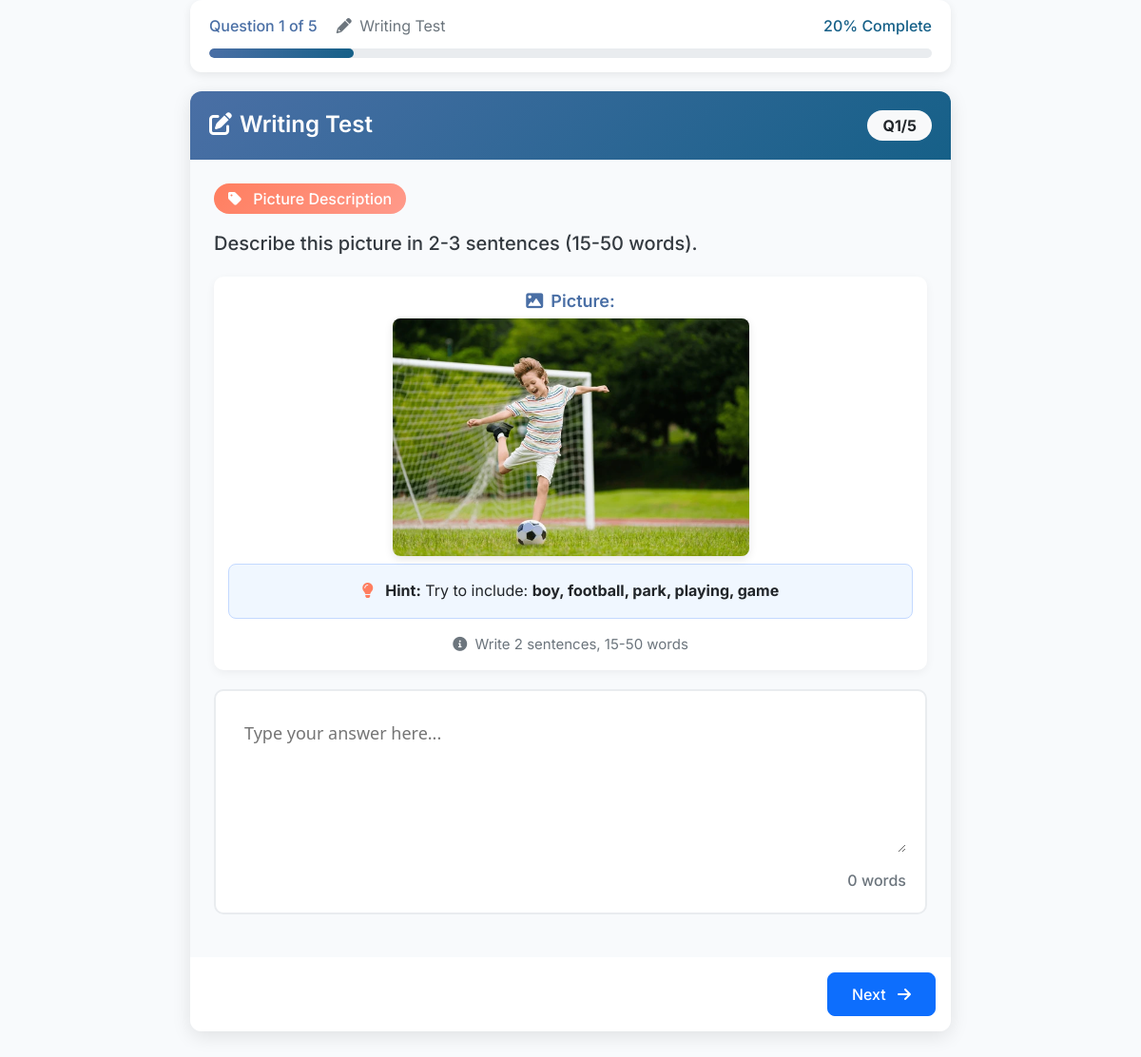
Page /writing/test/2/question/1/ (signed in) on the committed database.
### writing/models.py (models this page shows, shortened)
class WritingQuestion(models.Model):
    QUESTION_TYPES = [
        ('picture_description', 'Picture Description'),
        ('tense_change', 'Tense Change'),
        ('article_complete', 'Article Completion'),
        ('dictation', 'Dictation'),
        ('grammar_correction', 'Grammar Correction'),
    ]
    test = models.ForeignKey(WritingTest, on_delete=models.CASCADE, related_name='questions')
    order = models.IntegerField(default=1)
    question_type = models.CharField(max_length=50, choices=QUESTION_TYPES)
    prompt = models.TextField()
    correct_answer = models.TextField(help_text="Main correct answer for auto-checking")
    acceptable_answers = models.JSONField(default=list, blank=True, help_text="List of other acceptable answers in JSON format")
    explanation = models.TextField(blank=True)
    picture_filename = models.CharField(max_length=200, blank=True, help_text="Name of image file in static folder")
    required_keywords = models.JSONField(default=list, blank=True, help_text="Keywords that should be present")
    min_sentences = models.IntegerField(default=2)
    min_words = models.IntegerField(default=15)
    max_words = models.IntegerField(default=50)
    audio_filename = models.CharField(max_length=200, blank=True, help_text="Name of audio file for dictation")

### writing/views.py (the view)
# urls.py: path('test/<int:test_id>/question/<int:question_number>/', views.writing_question, name='writing_question'),
@login_required
@pretest_access_required('writing')
def writing_question(request, test_id, question_number):
    test = get_object_or_404(WritingTest, id=test_id, is_active=True)
    try:
        question = WritingQuestion.objects.get(test=test, order=question_number)
    except WritingQuestion.DoesNotExist:
        return redirect('writing:writing_test_home', test_id=test.id)
    total_questions = test.questions.count()
    session_key = get_session_key(request)
    previous_response = WritingResponse.objects.filter(
        session_key=session_key,
        question=question
    ).first()
    next_question = question_number + 1 if question_number < total_questions else None
    prev_question = question_number - 1 if question_number > 1 else None
    progress_percentage = int((question_number / total_questions) * 100)
    context = {
        'test': test,
        'question': question,
        'question_number': question_number,
        'total_questions': total_questions,
        'progress_percentage': progress_percentage,
        'next_question': next_question,
        'prev_question': prev_question,
        'previous_answer': previous_response.user_answer if previous_response else '',
    }
    return render(request, 'writing/writing_question.html', context)

### home_page/context_processors.py (called while the page is built)
def user_profile_context(request):
    context = {
        'user_logged_in': request.user.is_authenticated,
        'pretest_completed': False,
        'user_profile': None,
    }
    if request.user.is_authenticated:
        try:
            profile = StudentProfile.objects.get(user=request.user)
            context['user_profile'] = profile
            context['pretest_completed'] = profile.pretest_completed
        except StudentProfile.DoesNotExist:
            profile = StudentProfile.objects.create(user=request.user)
            context['user_profile'] = profile
            context['pretest_completed'] = False
    return context

### writing/views.py (called while the page is built)
def get_session_key(request):
    if not request.session.session_key:
        request.session.create()
    return request.session.session_key

### writing/templates/writing/writing_question.html (shortened to what this page needs)
{% extends 'writing/base.html' %}
{% load static %}
{% block content %}
<div class="writing-container">
    <div class="progress-container">
        <div class="d-flex justify-content-between align-items-center">
            <div>
                <span class="progress-text" style="color: #4a6fa5;">
                    Question {{ question_number }} of {{ total_questions }}
                </span>
                <span class="text-muted ms-3">
                    <i class="fas fa-pencil-alt me-1"></i>
                    Writing Test
                </span>
            </div>
            <span class="progress-text" style="color: #166088;">
                {{ progress_percentage }}% Complete
            </span>
        </div>
        <div class="progress">
            <div class="progress-bar" role="progressbar"
                 style="width: {{ progress_percentage }}%"
                 aria-valuenow="{{ progress_percentage }}"
                 aria-valuemin="0"
                 aria-valuemax="100">
            </div>
        </div>
    </div>
    <div class="question-card">
        <div class="question-header">
            <div class="d-flex justify-content-between align-items-center">
                <h3 class="mb-0">
                    <i class="fas fa-edit me-2"></i>Writing Test
                </h3>
                <div class="badge bg-light text-dark px-3 py-2 rounded-pill">
                    Q{{ question_number }}/{{ total_questions }}
                </div>
            </div>
        </div>
        <div class="question-body">
            <div class="mb-3">
                <span class="question-type-badge badge"
                      style="background: linear-gradient(135deg, #ff7e5f, #ff9a8b); color: white;">
                    <i class="fas fa-tag me-2"></i>
                    {{ question.get_question_type_display }}
                </span>
            </div>
            <div class="mb-3">
                <div class="question-prompt">
                    {{ question.prompt|linebreaks }}
                </div>
            </div>
            {% if question.question_type == 'picture_description' and question.picture_filename %}
            <div class="image-container">
                <h5 class="mb-2" style="color: #4a6fa5;">
                    <i class="fas fa-image me-2"></i>Picture:
                </h5>
                <img src="{% static 'writing/images/' %}{{ question.picture_filename }}"
                     alt="Description picture" class="writing-image">
                {% if question.required_keywords %}
                <div class="hint-box mt-2">
                    <p class="mb-0">
                        <i class="fas fa-lightbulb me-2" style="color: #ff7e5f;"></i>
                        <strong>Hint:</strong> Try to include:
                        <strong>{{ question.required_keywords|join:", " }}</strong>
                    </p>
                </div>
                {% endif %}
                <div class="requirements">
                    <p class="mb-0">
                        <i class="fas fa-info-circle me-1"></i>
                        Write {{ question.min_sentences }} sentences,
                        {{ question.min_words }}-{{ question.max_words }} words
                    </p>
                </div>
            </div>
            {% endif %}
            <div class="answer-box">
                <form id="answerForm">
                    <textarea id="userAnswer"
                              class="answer-textarea"
                              placeholder="Type your answer here..."
                              oninput="updateWordCount()"
                              spellcheck="false"
                              autocorrect="off"
                              autocapitalize="off"
                              autocomplete="off">{{ previous_answer }}</textarea>
                    <div class="word-counter">
                        <span id="wordCount">0</span> words
                    </div>
                </form>
            </div>
        </div>
        <div class="card-footer bg-white border-0 pt-3 pb-3">
            <div class="d-flex justify-content-between">
                <div>
                    {% if next_question %}
                    <a href="{% url 'writing:writing_question' test.id next_question %}"
                       class="btn btn-primary"
                       onclick="return autoSaveAndNavigate(this.href, 'next')">
                        Next <i class="fas fa-arrow-right ms-2"></i>
                    </a>
                    {% else %}
                    <button class="btn btn-warning" onclick="autoSaveAndFinish()">
                        <i class="fas fa-flag-checkered me-2"></i> Finish Test
                    </button>
                    {% endif %}
                </div>
            </div>
        </div>
    </div>
</div>
{% endblock %}

### writing/static/writing/css/styles.css (style rules this page uses)
:root { --primary-color: #4a6fa5; --secondary-color: #166088; --accent-color: #ff7e5f; --success-color: #28a745; --warning-color: #ffc107; --danger-color: #dc3545; }
body { background: linear-gradient(135deg, #f8f9fa 0%, #e9ecef 100%); font-family: 'Segoe UI', Tahoma, Geneva, Verdana, sans-serif; min-height: 100vh; }

### writing/templates/writing/base.html (style rules this page uses)
body { font-family: 'Inter', sans-serif; background: #f8fafc; font-size: 16px; line-height: 1.6; margin: 0; padding: 0; }

### writing/templates/writing/writing_question.html (style rules this page uses)
.writing-container { max-width: 800px; margin: 0 auto; }
.progress-container { background: white; border-radius: 12px; padding: 15px 20px; box-shadow: 0 3px 10px rgba(0,0,0,0.08); margin-bottom: 20px; }
.progress { height: 10px; border-radius: 5px; background-color: #e9ecef; margin-top: 10px; }
.progress-bar { background: linear-gradient(90deg, #4a6fa5, #166088); border-radius: 5px; }
.question-card { border: none; border-radius: 12px; box-shadow: 0 5px 20px rgba(0,0,0,0.1); overflow: hidden; }
.question-header { background: linear-gradient(135deg, #4a6fa5, #166088); color: white; padding: 20px; }
.question-body { padding: 25px; }
.answer-box { border: 2px solid #e9ecef; border-radius: 10px; padding: 20px; margin: 20px 0; transition: all 0.3s ease; background: white; }
.answer-textarea { width: 100%; border: none; outline: none; resize: vertical; min-height: 150px; font-size: 18px; line-height: 1.6; font-family: 'Segoe UI', Tahoma, Geneva, Verdana, sans-serif; padding: 10px; }
.word-counter { text-align: right; color: #6c757d; font-size: 16px; margin-top: 10px; font-weight: 500; }
.hint-box { background-color: #f0f7ff; border: 1px solid #c3d9ff; border-radius: 8px; padding: 15px; margin: 15px 0; font-size: 16px; }
.image-container { text-align: center; margin: 15px 0; padding: 15px; background: white; border-radius: 10px; box-shadow: 0 3px 10px rgba(0,0,0,0.05); }
.writing-image { max-width: 100%; max-height: 250px; border-radius: 8px; box-shadow: 0 3px 10px rgba(0,0,0,0.1); }
.question-prompt { font-size: 20px; font-weight: 500; line-height: 1.5; color: #343a40; margin-bottom: 20px; }
.question-type-badge { font-size: 16px; font-weight: 500; padding: 8px 16px; border-radius: 20px; }
.btn { font-size: 16px; padding: 10px 25px; border-radius: 8px; font-weight: 500; }
.question-header h3 { font-size: 24px; font-weight: 600; }
.badge { font-size: 16px; padding: 8px 15px; }
.progress-text { font-size: 16px; font-weight: 500; }
.requirements { font-size: 15px; color: #6c757d; margin-top: 10px; }
h5, h6 { font-weight: 600; }
h5 { font-size: 18px; }

### rows in the picture
WritingQuestion: question_type "Picture Description", prompt "Describe this picture in 2-3 sentences (15-50 words).", picture_filename (picture), required_keywords "boy, football, park, playing, game", min_sentences "2", min_words "15", max_words "50"

### other values in the picture
{{ question_number }} "1"
{{ total_questions }} "5"
{{ progress_percentage }} "20"
